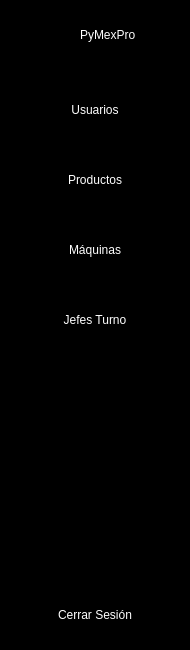
      <widget class="QWidget" name="text_bar" native="true">
       <property name="minimumSize">
        <size>
         <width>190</width>
         <height>0</height>
        </size>
       </property>
       <property name="maximumSize">
        <size>
         <width>190</width>
         <height>650</height>
        </size>
       </property>
       <property name="styleSheet">
        <string notr="true">QWidget {
	background-color: rgb(0, 0, 0);
	font: 700 12pt &quot;Vendana&quot;;
	color: rgb(255, 255, 255);
}

QPushButton {
	border-radius: 10px;
	margin: 0px 15px;
}

QPushButton:checked {
	background-color: #fff;
	color: #000;
}

QPushButton:hover {
	background-color: #1b4d57 ;
}</string>
       </property>
       <layout class="QVBoxLayout" name="verticalLayout_2">
        <property name="spacing">
         <number>0</number>
        </property>
        <property name="leftMargin">
         <number>0</number>
        </property>
        <property name="topMargin">
         <number>20</number>
        </property>
        <property name="rightMargin">
         <number>0</number>
        </property>
        <property name="bottomMargin">
         <number>20</number>
        </property>
        <item>
         <layout class="QHBoxLayout" name="horizontalLayout_2">
          <property name="spacing">
           <number>30</number>
          </property>
          <property name="leftMargin">
           <number>20</number>
          </property>
          <property name="rightMargin">
           <number>20</number>
          </property>
          <item>
           <widget class="QLabel" name="lb_logo_2">
            <property name="minimumSize">
             <size>
              <width>30</width>
              <height>30</height>
             </size>
            </property>
            <property name="maximumSize">
             <size>
              <width>30</width>
              <height>30</height>
             </size>
            </property>
            <property name="text">
             <string/>
            </property>
            <property name="pixmap">
             <pixmap>../../public/icon-pymexpro.png</pixmap>
            </property>
            <property name="scaledContents">
             <bool>true</bool>
            </property>
           </widget>
          </item>
          <item>
           <widget class="QLabel" name="lb_logo_name">
            <property name="styleSheet">
             <string notr="true">font: 700 12pt &quot;Verdana&quot;;</string>
            </property>
            <property name="text">
             <string>PyMexPro</string>
            </property>
           </widget>
          </item>
         </layout>
        </item>
        <item>
         <spacer name="verticalSpacer_3">
          <property name="orientation">
           <enum>Qt::Vertical</enum>
          </property>
          <property name="sizeType">
           <enum>QSizePolicy::Fixed</enum>
          </property>
          <property name="sizeHint" stdset="0">
           <size>
            <width>20</width>
            <height>40</height>
           </size>
          </property>
         </spacer>
        </item>
        <item>
         <layout class="QGridLayout" name="gridLayout_2">
          <property name="topMargin">
           <number>0</number>
          </property>
          <property name="horizontalSpacing">
           <number>0</number>
          </property>
          <property name="verticalSpacing">
           <number>30</number>
          </property>
          <item row="0" column="0">
           <widget class="QPushButton" name="btn_users_2">
            <property name="minimumSize">
             <size>
              <width>0</width>
              <height>40</height>
             </size>
            </property>
            <property name="maximumSize">
             <size>
              <width>16777215</width>
              <height>40</height>
             </size>
            </property>
            <property name="cursor">
             <cursorShape>PointingHandCursor</cursorShape>
            </property>
            <property name="text">
             <string>Usuarios</string>
            </property>
            <property name="icon">
             <iconset>
              <normaloff>../../public/icons/users_withe.png</normaloff>
              <normalon>../../public/icons/users_black.png</normalon>../../public/icons/users_withe.png</iconset>
            </property>
            <property name="iconSize">
             <size>
              <width>30</width>
              <height>30</height>
             </size>
            </property>
            <property name="checkable">
             <bool>true</bool>
            </property>
            <property name="autoExclusive">
             <bool>true</bool>
            </property>
           </widget>
          </item>
          <item row="1" column="0">
           <widget class="QPushButton" name="btn_products_2">
            <property name="minimumSize">
             <size>
              <width>0</width>
              <height>40</height>
             </size>
            </property>
            <property name="maximumSize">
             <size>
              <width>16777215</width>
              <height>40</height>
             </size>
            </property>
            <property name="cursor">
             <cursorShape>PointingHandCursor</cursorShape>
            </property>
            <property name="text">
             <string>Productos</string>
            </property>
            <property name="icon">
             <iconset>
              <normaloff>../../public/icons/products_white.png</normaloff>
              <normalon>../../public/icons/products_black.png</normalon>../../public/icons/products_white.png</iconset>
            </property>
            <property name="iconSize">
             <size>
              <width>30</width>
              <height>30</height>
             </size>
            </property>
            <property name="checkable">
             <bool>true</bool>
            </property>
            <property name="checked">
             <bool>false</bool>
            </property>
            <property name="autoExclusive">
             <bool>true</bool>
            </property>
           </widget>
          </item>
          <item row="2" column="0">
           <widget class="QPushButton" name="btn_machine_2">
            <property name="minimumSize">
             <size>
              <width>0</width>
              <height>40</height>
             </size>
            </property>
            <property name="maximumSize">
             <size>
              <width>16777215</width>
              <height>40</height>
             </size>
            </property>
            <property name="cursor">
             <cursorShape>PointingHandCursor</cursorShape>
            </property>
            <property name="text">
             <string>Máquinas</string>
            </property>
            <property name="icon">
             <iconset>
              <normaloff>../../public/icons/machine_white.png</normaloff>
              <normalon>../../public/icons/machine_black.png</normalon>../../public/icons/machine_white.png</iconset>
            </property>
            <property name="iconSize">
             <size>
              <width>30</width>
              <height>30</height>
             </size>
            </property>
            <property name="checkable">
             <bool>true</bool>
            </property>
            <property name="checked">
             <bool>false</bool>
            </property>
            <property name="autoExclusive">
             <bool>true</bool>
            </property>
           </widget>
          </item>
          <item row="3" column="0">
           <widget class="QPushButton" name="btn_boss_2">
            <property name="minimumSize">
             <size>
              <width>0</width>
              <height>40</height>
             </size>
            </property>
            <property name="maximumSize">
             <size>
              <width>16777215</width>
              <height>40</height>
             </size>
            </property>
            <property name="cursor">
             <cursorShape>PointingHandCursor</cursorShape>
            </property>
            <property name="text">
             <string>Jefes Turno</string>
            </property>
            <property name="icon">
             <iconset>
              <normaloff>../../public/icons/boss_white.png</normaloff>
              <normalon>../../public/icons/boss_black.png</normalon>../../public/icons/boss_white.png</iconset>
            </property>
            <property name="iconSize">
             <size>
              <width>30</width>
              <height>30</height>
             </size>
            </property>
            <property name="checkable">
             <bool>true</bool>
            </property>
            <property name="checked">
             <bool>false</bool>
            </property>
            <property name="autoExclusive">
             <bool>true</bool>
            </property>
           </widget>
          </item>
         </layout>
        </item>
        <item>
         <spacer name="verticalSpacer_4">
          <property name="orientation">
           <enum>Qt::Vertical</enum>
          </property>
          <property name="sizeHint" stdset="0">
           <size>
            <width>20</width>
            <height>451</height>
           </size>
          </property>
         </spacer>
        </item>
        <item>
         <widget class="QPushButton" name="btn_logout_2">
          <property name="minimumSize">
           <size>
            <width>0</width>
            <height>30</height>
           </size>
          </property>
          <property name="maximumSize">
           <size>
            <width>16777215</width>
            <height>30</height>
           </size>
          </property>
          <property name="cursor">
           <cursorShape>PointingHandCursor</cursorShape>
          </property>
          <property name="text">
           <string>Cerrar Sesión</string>
          </property>
          <property name="icon">
           <iconset>
            <normaloff>../../public/icons/sing_out_white.png</normaloff>
            <normalon>../../public/icons/sing_out_black.png</normalon>../../public/icons/sing_out_white.png</iconset>
          </property>
          <property name="iconSize">
           <size>
            <width>30</width>
            <height>30</height>
           </size>
          </property>
          <property name="checkable">
           <bool>true</bool>
          </property>
          <property name="checked">
           <bool>false</bool>
          </property>
          <property name="autoExclusive">
           <bool>true</bool>
          </property>
         </widget>
        </item>
       </layout>
      </widget>
